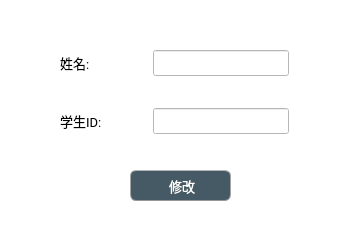
<?xml version="1.0" encoding="UTF-8"?>
<ui version="4.0">
 <class>faceModifyDialog</class>
 <widget class="QDialog" name="faceModifyDialog">
  <property name="geometry">
   <rect>
    <x>0</x>
    <y>0</y>
    <width>355</width>
    <height>232</height>
   </rect>
  </property>
  <property name="windowTitle">
   <string>Modify</string>
  </property>
  <property name="styleSheet">
   <string notr="true">background-color: rgb(255, 255, 255);</string>
  </property>
  <widget class="QPushButton" name="pushButton_modify">
   <property name="geometry">
    <rect>
     <x>140</x>
     <y>250</y>
     <width>101</width>
     <height>31</height>
    </rect>
   </property>
   <property name="font">
    <font>
     <family>Roboto</family>
     <pointsize>10</pointsize>
     <weight>50</weight>
     <bold>false</bold>
    </font>
   </property>
   <property name="styleSheet">
    <string notr="true">QPushButton{
	
	color: rgb(255, 255, 255);
	border-width: 1px;
	border-radius: 6px;
	border-bottom-color: rgb(150,150,150);
	border-right-color: rgb(165,165,165);
	border-left-color: rgb(165,165,165);
	border-top-color: rgb(180,180,180);
	border-style: solid;
	padding: 4px;
	background-color: rgb(69, 90, 100);
}
QPushButton:hover{
	color: rgb(255, 255, 255);
	border-width: 1px;
	border-radius:6px;
	border-top-color: rgb(255,150,60);
	border-right-color: qlineargradient(spread:pad, x1:0, y1:1, x2:1, y2:0, stop:0 rgba(200, 70, 20, 255), stop:1 rgba(255,150,60, 255));
	border-left-color:  qlineargradient(spread:pad, x1:1, y1:0, x2:0, y2:0, stop:0 rgba(200, 70, 20, 255), stop:1 rgba(255,150,60, 255));
	border-bottom-color: rgb(200,70,20);
	border-style: solid;
	padding: 2px;
	background-color: rgb(69, 90, 100);
}
QPushButton:default{
	color: rgb(255, 255, 255);
	border-width: 1px;
	border-radius:6px;
	border-top-color: rgb(255,150,60);
	border-right-color: qlineargradient(spread:pad, x1:0, y1:1, x2:1, y2:0, stop:0 rgba(200, 70, 20, 255), stop:1 rgba(255,150,60, 255));
	border-left-color:  qlineargradient(spread:pad, x1:1, y1:0, x2:0, y2:0, stop:0 rgba(200, 70, 20, 255), stop:1 rgba(255,150,60, 255));
	border-bottom-color: rgb(200,70,20);
	border-style: solid;
	padding: 2px;
	background-color: qlineargradient(spread:pad, x1:0.5, y1:1, x2:0.5, y2:0, stop:0 rgba(220, 220, 220, 255), stop:1 rgba(255, 255, 255, 255));
}
QPushButton:pressed{
	color: rgb(255, 255, 255);
	border-width: 1px;
	border-radius: 6px;
	border-width: 1px;
	border-top-color: rgba(255,150,60,200);
	border-right-color: qlineargradient(spread:pad, x1:0, y1:1, x2:1, y2:0, stop:0 rgba(200, 70, 20, 255), stop:1 rgba(255,150,60, 200));
	border-left-color:  qlineargradient(spread:pad, x1:1, y1:0, x2:0, y2:0, stop:0 rgba(200, 70, 20, 255), stop:1 rgba(255,150,60, 200));
	border-bottom-color: rgba(200,70,20,200);
	border-style: solid;
	padding: 2px;
	
	background-color: rgb(129, 156, 169);
	
}</string>
   </property>
   <property name="text">
    <string> Modify</string>
   </property>
   <property name="icon">
    <iconset resource="resource.qrc">
     <normaloff>:/icon/pic/change.png</normaloff>:/icon/pic/change.png</iconset>
   </property>
  </widget>
  <widget class="QPushButton" name="pushButton_modify_2">
   <property name="geometry">
    <rect>
     <x>130</x>
     <y>170</y>
     <width>101</width>
     <height>31</height>
    </rect>
   </property>
   <property name="font">
    <font>
     <family>Roboto</family>
     <pointsize>10</pointsize>
     <weight>50</weight>
     <bold>false</bold>
    </font>
   </property>
   <property name="styleSheet">
    <string notr="true">QPushButton{
	
	color: rgb(255, 255, 255);
	border-width: 1px;
	border-radius: 6px;
	border-bottom-color: rgb(150,150,150);
	border-right-color: rgb(165,165,165);
	border-left-color: rgb(165,165,165);
	border-top-color: rgb(180,180,180);
	border-style: solid;
	padding: 4px;
	background-color: rgb(69, 90, 100);
}
QPushButton:hover{
	color: rgb(255, 255, 255);
	border-width: 1px;
	border-radius:6px;
	border-top-color: rgb(255,150,60);
	border-right-color: qlineargradient(spread:pad, x1:0, y1:1, x2:1, y2:0, stop:0 rgba(200, 70, 20, 255), stop:1 rgba(255,150,60, 255));
	border-left-color:  qlineargradient(spread:pad, x1:1, y1:0, x2:0, y2:0, stop:0 rgba(200, 70, 20, 255), stop:1 rgba(255,150,60, 255));
	border-bottom-color: rgb(200,70,20);
	border-style: solid;
	padding: 2px;
	background-color: rgb(69, 90, 100);
}
QPushButton:default{
	color: rgb(255, 255, 255);
	border-width: 1px;
	border-radius:6px;
	border-top-color: rgb(255,150,60);
	border-right-color: qlineargradient(spread:pad, x1:0, y1:1, x2:1, y2:0, stop:0 rgba(200, 70, 20, 255), stop:1 rgba(255,150,60, 255));
	border-left-color:  qlineargradient(spread:pad, x1:1, y1:0, x2:0, y2:0, stop:0 rgba(200, 70, 20, 255), stop:1 rgba(255,150,60, 255));
	border-bottom-color: rgb(200,70,20);
	border-style: solid;
	padding: 2px;
	background-color: qlineargradient(spread:pad, x1:0.5, y1:1, x2:0.5, y2:0, stop:0 rgba(220, 220, 220, 255), stop:1 rgba(255, 255, 255, 255));
}
QPushButton:pressed{
	color: rgb(255, 255, 255);
	border-width: 1px;
	border-radius: 6px;
	border-width: 1px;
	border-top-color: rgba(255,150,60,200);
	border-right-color: qlineargradient(spread:pad, x1:0, y1:1, x2:1, y2:0, stop:0 rgba(200, 70, 20, 255), stop:1 rgba(255,150,60, 200));
	border-left-color:  qlineargradient(spread:pad, x1:1, y1:0, x2:0, y2:0, stop:0 rgba(200, 70, 20, 255), stop:1 rgba(255,150,60, 200));
	border-bottom-color: rgba(200,70,20,200);
	border-style: solid;
	padding: 2px;
	
	background-color: rgb(129, 156, 169);
	
}</string>
   </property>
   <property name="text">
    <string> 修改</string>
   </property>
   <property name="icon">
    <iconset resource="resource.qrc">
     <normaloff>:/icon/pic/change.png</normaloff>:/icon/pic/change.png</iconset>
   </property>
  </widget>
  <widget class="QLineEdit" name="lineEdit_sno">
   <property name="geometry">
    <rect>
     <x>153</x>
     <y>108</y>
     <width>136</width>
     <height>26</height>
    </rect>
   </property>
   <property name="font">
    <font>
     <family>Roboto</family>
     <pointsize>10</pointsize>
    </font>
   </property>
  </widget>
  <widget class="QLabel" name="label_2">
   <property name="geometry">
    <rect>
     <x>60</x>
     <y>108</y>
     <width>86</width>
     <height>26</height>
    </rect>
   </property>
   <property name="font">
    <font>
     <family>Roboto</family>
     <pointsize>10</pointsize>
     <weight>50</weight>
     <bold>false</bold>
    </font>
   </property>
   <property name="text">
    <string>学生ID:</string>
   </property>
  </widget>
  <widget class="QLineEdit" name="lineEdit_name">
   <property name="geometry">
    <rect>
     <x>153</x>
     <y>50</y>
     <width>136</width>
     <height>26</height>
    </rect>
   </property>
   <property name="font">
    <font>
     <family>Roboto</family>
     <pointsize>10</pointsize>
    </font>
   </property>
  </widget>
  <widget class="QLabel" name="label_3">
   <property name="geometry">
    <rect>
     <x>60</x>
     <y>50</y>
     <width>86</width>
     <height>26</height>
    </rect>
   </property>
   <property name="font">
    <font>
     <family>Roboto</family>
     <pointsize>10</pointsize>
     <weight>50</weight>
     <bold>false</bold>
    </font>
   </property>
   <property name="text">
    <string>姓名:</string>
   </property>
  </widget>
 </widget>
 <resources>
  <include location="resource.qrc"/>
 </resources>
 <connections/>
</ui>
